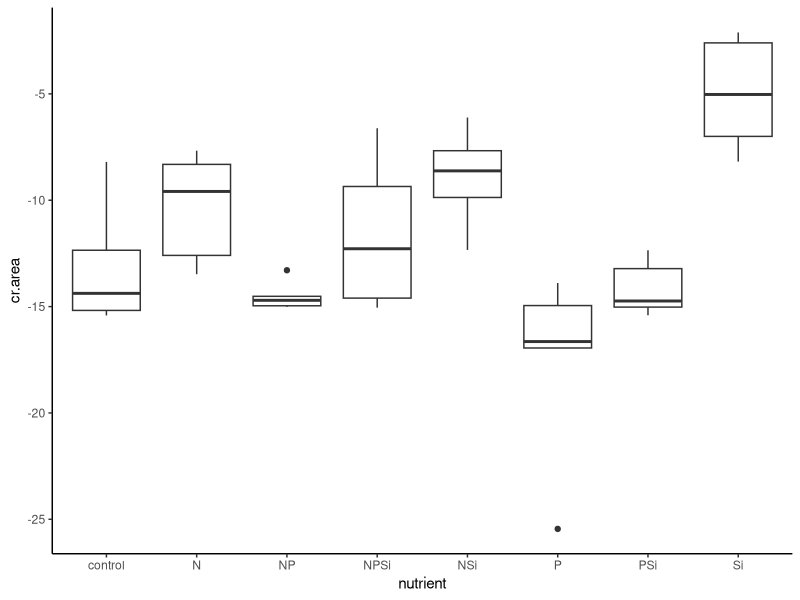
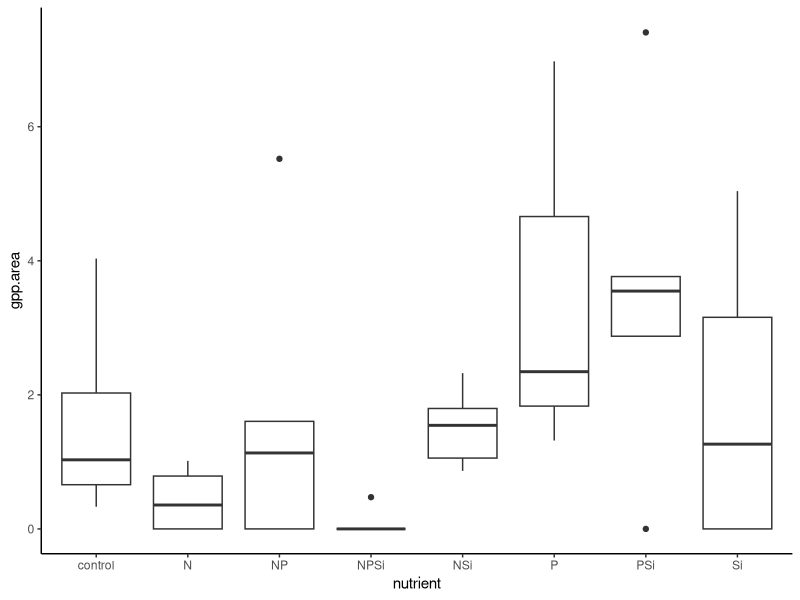
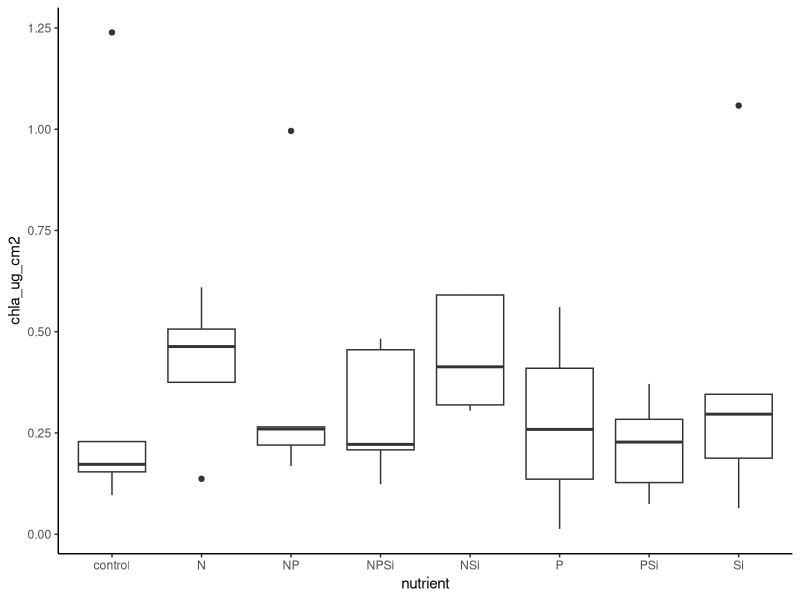

The R script that drew these images, in order: (Note: this script raises an error after producing the figures.)
#Author:  Clay Arango
#Creation date: 10-Feb-19
#Script to analyze NDS data from Summer 2018 NDS work with S. Roley and A. Alexiades

#packages
install.packages("nlme")
install.packages("nortest")
install.packages("plyr")
install.packages("dplyr")
install.packages("multcomp")
install.packages("MASS")
install.packages("ggplot2")
library(nlme)
library(nortest)
library(plyr)
library(dplyr)
library(multcomp)
library(MASS)
library(ggplot2)

#Load data
mab_summer <- read.table(file="mab_summer.csv", header=T, sep=",")

#set variable
d = mab_summer

#evaluate data to make sure factors are correct
names(d)

unique(d$nutrient) #control, N, NP, NPSi, NSi, P, PSi, Si
unique(d$N) #should be 0 and 1
unique(d$P) #should be 0 and 1
unique(d$Si) #should be 0 and 1
unique(d$top) #should be "sponge" and "glass"
#if need to change, use recode function below. 
d$top<-recode(d$top, "cellulose" ="sponge")
str(d)

#convert N and P vand Si alues (0 or 1 for absence or presence) to factors
d$N<-as.factor(d$N)
d$P<-as.factor(d$P)
d$Si<-as.factor(d$Si)
str(d)

#subset data into gpp and cr response
d.cr = subset(d, top=="sponge", data=d)
d.gpp = subset(d, top=="glass", data=d)

#check for outliers and check data entry before calculating CR-NRR
ggplot(d.cr, aes(x=nutrient, y=cr.area)) + geom_boxplot() + theme_classic()
#P5 is an outlier

#calculate nrr for cr
x<-ddply(d.cr, "nutrient", summarise, ave_cr = mean(cr.area, na.rm=T)) 
x
d.cr$cr.nrr = d.cr$cr.area/-13.104819 #divide by control ave_cr

#check for outliers and check data entry before calculating GPP- and chla-NRR
ggplot(d.gpp, aes(x=nutrient, y=gpp.area)) + geom_boxplot() + theme_classic()
#K1, N+P+Si group is bimodal, P+Si group is widely but evenly spread
ggplot(d.gpp, aes(x=nutrient, y=chla_ug_cm2)) + geom_boxplot() + theme_classic()
#Q4, K1, S4, N group is evenly spread out

#calculate nrr for gpp and chla
x<- ddply(d.gpp, "nutrient", summarise, ave_gpp = mean(gpp.area, na.rm=T), ave_chla = mean(chla, na.rm=T)) 
x
d.gpp$gpp.nrr = d.gpp$gpp.area/1.61646980 #divide by control ave_gpp
d.gpp$chla.nrr = d.gpp$chla/0.3782043 #divide by control ave_chla
#use to exclude outliers
#x1<- ddply(subset(d.gpp, !(nds.id=="F6")), "nutrient", summarise, ave_chla = mean(chla_ug_cm2, na.rm=T)) 
#x1
#d.gpp$chla.nrr_1<-d.gpp$chla_ug_cm2/2.700340

#combine into one file and export
d.cr$chla.nrr<-NA
#d.cr$chla.nrr_1<-NA#for excluded outliers
d.cr$gpp.nrr<-NA
d.gpp$cr.nrr<-NA
d.nrr<-rbind(d.cr, d.gpp)
d.nrr$site.date<-"mab_summer"
d.nrr$gpp.es<-log(d.nrr$gpp.nrr)
d.nrr$cr.es<-log(d.nrr$cr.nrr)
d.nrr$chla.es<-log(d.nrr$chla.nrr)

write.table(d.nrr, "mab_summer_nrr.csv",  sep=",", quote=F, row.names =F)

###############
#plots of NRR
##############
ggplot(data=subset(d.cr, !(nutrient=="control")), aes(x=nutrient, y=cr.nrr))+geom_boxplot()+theme_bw()+
  ylab("CR NRR")+geom_abline(slope = 0, intercept = 1)+
  theme(axis.title.x=element_blank(), panel.grid.minor=element_blank(), panel.grid.major=element_blank())
#P limitation, Si inhibition?

ggplot(data=subset(d.nrr, (top=="sponge")), aes(x=nutrient, y=cr.es))+geom_boxplot()+theme_bw()+
  ylab("CR Effect Size")+geom_hline(yintercept = 0.7, lty="dashed")+ geom_hline(yintercept = -0.7, lty="dashed")+
  geom_hline(yintercept = 1.385)+
  theme(axis.title.x=element_blank(), panel.grid.minor=element_blank(), panel.grid.major=element_blank())
#nothing over 1.385, so no significance?

ggplot(data=subset(d.gpp, !(nutrient=="control")), aes(x=nutrient, y=gpp.nrr))+geom_boxplot()+theme_bw()+
  ylab("GPP NRR")+geom_abline(slope = 0, intercept = 1)+
  theme(axis.title.x=element_blank(), panel.grid.minor=element_blank(), panel.grid.major=element_blank())
#possible P limitation

ggplot(data=subset(d.nrr, top =="glass"),aes(x=nutrient, y=gpp.es))+geom_boxplot()+theme_bw()+
  ylab("GPP Effect Size")+geom_hline(yintercept = 0.7, lty="dashed")+
  geom_hline(yintercept = -0.7, lty="dashed")+ geom_hline(yintercept = 1.385)+
  theme(axis.title.x=element_blank(), panel.grid.minor=element_blank(), panel.grid.major=element_blank())
#no limitation

ggplot(data=subset(d.gpp, !(nutrient=="control")), aes(x=nutrient, y=chla.nrr))+geom_boxplot()+theme_bw()+
  ylab("Chlorophyll-a NRR")+geom_abline(slope = 0, intercept = 1)+ 
  theme(axis.title.x=element_blank(), panel.grid.minor=element_blank(), panel.grid.major=element_blank())
#no limitation

ggplot(data=subset(d.nrr, (top=="glass")), aes(x=nutrient, y=chla.es))+geom_boxplot()+theme_bw()+
  ylab("Chla Effect Size")+ geom_hline(yintercept = 0.7, lty="dashed")+ geom_hline(yintercept = -0.7, lty="dashed")+    
  geom_hline(yintercept = 1.385)+
  theme(axis.title.x=element_blank(), panel.grid.minor=element_blank(), panel.grid.major=element_blank())
#P+Si inhibition?  nothing over 1.385 so no significance?

##########
#NRR Summary Files
#########

GPP_sum<-ddply(d.gpp, "nutrient", summarise, ave_nrr.gpp=mean(gpp.nrr, na.rm=T), sd_nrr.gpp=sd(gpp.nrr, na.rm=T), 
               se_nrr.gpp =(sd(gpp.nrr)/sqrt(sum(!is.na(gpp.nrr)))), 
               ci95_nrr.gpp = (1.96*(sd(gpp.nrr)/sqrt(sum(!is.na(gpp.nrr))))),
               ave_nrr.chla=mean(chla.nrr, na.rm=T), sd_nrr.chla=sd(chla.nrr, na.rm=T), 
               se_nrr.chla =(sd(chla.nrr)/sqrt(sum(!is.na(chla.nrr)))), 
               ci95_nrr.chla = (1.96*(sd(chla.nrr)/sqrt(sum(!is.na(chla.nrr))))))
CR_sum<-ddply(d.cr, "nutrient", summarise, ave_nrr.cr=mean(cr.nrr, na.rm=T), sd_nrr.cr=sd(cr.nrr, na.rm=T), 
              se_nrr.cr =(sd(cr.nrr)/sqrt(sum(!is.na(cr.nrr)))), 
              ci95_nrr.cr = (1.96*(sd(cr.nrr)/sqrt(sum(!is.na(cr.nrr))))))

#now combine into one and export
d.sum<-merge(GPP_sum, CR_sum, by="nutrient")
d.sum$site_date<-"mab_summer"
write.table(d.sum, "mab_summer_summ.csv",  sep=",", quote=F, row.names=F)

############################################################
#analyze RESPIRATION data
############################################################

M1<-gls(cr.area~N*P*Si, data=d.cr, na.action=na.omit)
E1<-residuals(M1)
qqnorm(E1)
qqline(E1)
ad.test(E1)
   #residuals are normally distributed p = 0.7291
hist(E1)  
plot(M1)

plot(filter(d.cr, !is.na(cr.area)) %>% dplyr::select(nutrient), 
     E1, xlab="nutrient", ylab="Residuals")
bartlett.test(cr.area~nutrient, data=d.cr)
   #variance test is OK p = 0.0853

anova(M1)


##########################################################
#do multiple 2 way ANOVAs to improve our ability to interpret
##########################################################
#N and P
xx = na.omit(subset(d.cr, select = c(N,P,cr.area)))
interaction.plot(xx$N, xx$P, xx$cr.area*-1)

#N and Si
xx = na.omit(subset(d.cr, select = c(N,Si,cr.area)))
interaction.plot(xx$N, xx$Si, xx$cr.area*-1)

#P and Si
xx = na.omit(subset(d.cr, select = c(P,Si,cr.area)))
interaction.plot(xx$P, xx$Si, xx$cr.area*-1)
##########################################################
##########################################################
  
x <- group_by(d.cr, nutrient) %>%  # Grouping function causes subsequent functions to aggregate by season and reach
  summarize(cr.mean = abs(mean(cr.area, na.rm = TRUE)), # na.rm = TRUE to remove missing values
            cr.sd=abs(sd(cr.area, na.rm = TRUE)),  # na.rm = TRUE to remove missing values
            n = sum(!is.na(cr.area)), # of observations, excluding NAs. 
            cr.se=cr.sd/sqrt(n))

ggplot(data=x, aes(x=nutrient, y=cr.mean)) + 
  geom_bar(stat="identity", position=position_dodge(), color = "black") + 
  geom_errorbar(aes(ymin=cr.mean, ymax=cr.mean+cr.se), width=0.2, 
                position=position_dodge(0.9)) + 
  xlab("Nutrient") +
  ylab(expression(Respiration~(ug~O[2]~m^{-2}~h^{-1}))) +
  ylim(0,20) +
  labs(fill="Light") +
  theme_bw() +
  theme(panel.grid.major=element_blank(),
        panel.grid.minor=element_blank(),
        legend.title=element_text(size=6),
        legend.key=element_blank(), 
        legend.position=c(0.5,0.95), 
        legend.text=element_text(size=8), 
        legend.background=element_blank(), 
        legend.direction="horizontal", 
        legend.key.size=unit(0.3, "cm"), 
        axis.title.y=element_text(size=8), 
        axis.title.x=element_text(size=8), 
        axis.text.x=element_text(size=8))

#ggsave('output/figures/Ring_fall.tiff',
#       units="in",
#       width=3.25,
#       height=3.25,
#       dpi=1200,
#       compression="lzw")

#summarize nrr
x <- group_by(d.cr, nutrient) %>%  # Grouping function causes subsequent functions to aggregate by season and reach
  summarize(cr.mean = abs(mean(cr.nrr, na.rm = TRUE)), # na.rm = TRUE to remove missing values
            cr.sd=abs(sd(cr.nrr, na.rm = TRUE)),  # na.rm = TRUE to remove missing values
            n = sum(!is.na(cr.nrr)), # of observations, excluding NAs. 
            cr.se=cr.sd/sqrt(n))

############################################################
#analyze the PRODUCTION data
############################################################

M1<-gls(gpp.area~N*P*Si, data=d.gpp, na.action=na.omit) 
E1<-residuals(M1)
qqnorm(E1)
qqline(E1)
ad.test(E1)
   #residuals are not normal p = 0.001 

hist(E1, xlab="residuals", main="")
plot(M1)

plot(filter(d.gpp, !is.na(gpp.area)) %>% dplyr::select(nutrient), 
     E1, xlab="nutrient", ylab="Residuals")
bartlett.test(gpp.area~nutrient, data=d.gpp)
   #variance not good 0.0007

#try log normalizing
d.gpp$l.gpp = log10(d.gpp$gpp.area+1)

M2<-gls(l.gpp~N*P*Si, data=d.gpp, na.action=na.omit) 
E2<-residuals(M2)
qqnorm(E2)
qqline(E2)
ad.test(E2)
#residuals are normal p = 0.74 

hist(E2, xlab="residuals", main="")
plot(M2)

plot(filter(d.gpp, !is.na(gpp.area)) %>% dplyr::select(nutrient), 
     E1, xlab="nutrient", ylab="Residuals")
bartlett.test(l.gpp~nutrient, data=d.gpp)
#variance good 0.07

anova(M2)
  
x <- group_by(d.gpp, nutrient) %>%  # Grouping function causes subsequent functions to aggregate by season and reach
  summarize(gpp.mean = abs(mean(gpp.area, na.rm = TRUE)), # na.rm = TRUE to remove missing values
            gpp.sd=abs(sd(gpp.area, na.rm = TRUE)),  # na.rm = TRUE to remove missing values
            n = sum(!is.na(gpp.area)), # of observations, excluding NAs. 
            gpp.se=gpp.sd/sqrt(n))

ggplot(data=x, aes(x=nutrient, y=gpp.mean)) + 
  geom_bar(stat="identity", position=position_dodge(), color = "black") + 
  geom_errorbar(aes(ymin=gpp.mean, ymax=gpp.mean+gpp.se), width=0.2, 
                position=position_dodge(0.9)) + 
  xlab("Nutrient") +
  ylab(expression(Production~(ug~O[2]~m^{-2}~h^{-1}))) +
  labs(fill="Light") +
  theme_bw() +
  theme(panel.grid.major=element_blank(),
        panel.grid.minor=element_blank(), 
        legend.title=element_text(size=6), 
        legend.key=element_blank(),  
        legend.position=c(0.5,0.95),  
        legend.text=element_text(size=8),  
        legend.background=element_blank(),  
        legend.direction="horizontal",  
        legend.key.size=unit(0.3, "cm"),  
        axis.title.y=element_text(size=8),  
        axis.title.x=element_text(size=8),  
        axis.text.x=element_text(size=8))

#ggsave('output/figures/gppByNutrient.tiff',
#       units="in",
#       width=3.25,
#       height=3.25,
#       dpi=1200,
#       compression="lzw")

#summarize nrr
x <- group_by(d.gpp, nutrient) %>%  # Grouping function causes subsequent functions to aggregate by season and reach
  summarize(gpp.mean = abs(mean(gpp.nrr, na.rm = TRUE)), # na.rm = TRUE to remove missing values
            gpp.sd=abs(sd(gpp.nrr, na.rm = TRUE)),  # na.rm = TRUE to remove missing values
            n = sum(!is.na(gpp.nrr)), # of observations, excluding NAs. 
            gpp.se=gpp.sd/sqrt(n))

############################################################
#analyze the CHL-A biomass on disks

M1<-gls(chla~N*P*Si, data=d.gpp, na.action=na.omit)
E1<-residuals(M1)
qqnorm(E1)
qqline(E1)
ad.test(E1)
  #residuals look bad (p=0.0001)
hist(E1)
plot(M1)

bartlett.test(chla~nutrient, data=d.gpp)
  #Variance p = 0.10)

#try log transformation
d.gpp$l.chla = log10(d.gpp$chla+1)

M1<-gls(l.chla~N*P*Si, data=d.gpp, na.action=na.omit)
E1<-residuals(M1)
qqnorm(E1)
qqline(E1)
ad.test(E1)
  #residuals look bad (p=0.0032)
hist(E1)
plot(M1)

bartlett.test(l.chla~nutrient, data=d.gpp)
  #variance is OK p = 0.29

#try cube root transformation

d.gpp$cube.chla.area = (d.gpp$chla)^(1/3)

M3<-gls(cube.chla.area~N*P*Si, data=d.gpp, na.action=na.omit)
E3<-residuals(M3)
qqnorm(E3)
qqline(E3)
ad.test(E3)
#residuals are normally distributed p = 0.2258
hist(E3)  
plot(M3)

bartlett.test(cube.chla.area~nutrient, data=d.gpp)
#variance test p = 0.37

#try sqr root
d.gpp$sqr.chla.area = (d.gpp$chla)^(1/2)

M4<-gls(sqr.chla.area~N*P*Si, data=d.gpp, na.action=na.omit)
E4<-residuals(M4)
qqnorm(E4)
qqline(E4)
ad.test(E4)
#residuals are normally distributed p = 0.05977
hist(E4)  
plot(M4)

bartlett.test(sqr.chla.area~nutrient, data=d.gpp)
#variance test p = 0.3701

anova(M4)
##########################################################
#do multiple 2 way ANOVAs to improve our ability to interpret
##########################################################
#N and P
xx = na.omit(subset(d.gpp, select = c(N,P,chla_ug_cm2)))
interaction.plot(xx$N, xx$P, xx$chla_ug_cm2)

#N and Si
xx = na.omit(subset(d.gpp, select = c(N,Si,chla_ug_cm2)))
interaction.plot(xx$N, xx$Si, xx$chla_ug_cm2)

#P and Si
xx = na.omit(subset(d.gpp, select = c(P,Si,chla_ug_cm2)))
interaction.plot(xx$P, xx$Si, xx$chla_ug_cm2)

##########################################################
#Analyze chl-a by removing all Si treatments
##########################################################
d.gppNoSi = subset(d.gpp, Si==0)

M1<-gls(chla~N*P, data=d.gppNoSi, na.action=na.omit)
E1<-residuals(M1)
qqnorm(E1)
qqline(E1)
ad.test(E1)
#residuals look bad (p=0.002)
hist(E1)
plot(M1)

bartlett.test(chla~nutrient, data=d.gpp)
#data look good p=0.10

#log transformation
d.gppNoSi$l.chla = log10(d.gppNoSi$chla+1)

M2<-gls(l.chla~N*P, data=d.gppNoSi, na.action=na.omit) 
E2<-residuals(M2)
qqnorm(E2)
qqline(E2)
ad.test(E2)
#residuals are not normal, p=0.018

hist(E2, xlab="residuals", main="")
plot(M2)
bartlett.test(l.chla~nutrient, data=d.gppNoSi)
#good, p = 0.7256

#try cube root transformation

d.gppNoSi$cube.chla.area = (d.gppNoSi$chla)^(1/3)

M3<-gls(cube.chla.area~N*P, data=d.gppNoSi, na.action=na.omit)
E3<-residuals(M3)
qqnorm(E3)
qqline(E3)
ad.test(E3)
#residuals are normally distributed p = 0.400
hist(E3)  
plot(M3)

bartlett.test(cube.chla.area~nutrient, data=d.gppNoSi)
#variance test p 0.68

#try sqr root
d.gppNoSi$sqr.chla.area = (d.gppNoSi$chla)^(1/2)

M4<-gls(sqr.chla.area~N*P, data=d.gppNoSi, na.action=na.omit)
E4<-residuals(M4)
qqnorm(E4)
qqline(E4)
ad.test(E4)
#residuals are normally distributed p = 0.14
hist(E4)  
plot(M4)

bartlett.test(sqr.chla.area~nutrient, data=d.gppNoSi)
#variance test p = 0.75

anova(M4)

#Interpret Interaction
#N and P
xx = na.omit(subset(d.gppNoSi, select = c(N,P,chla)))
interaction.plot(xx$N, xx$P, xx$chla)

#Serial N and P limitation
